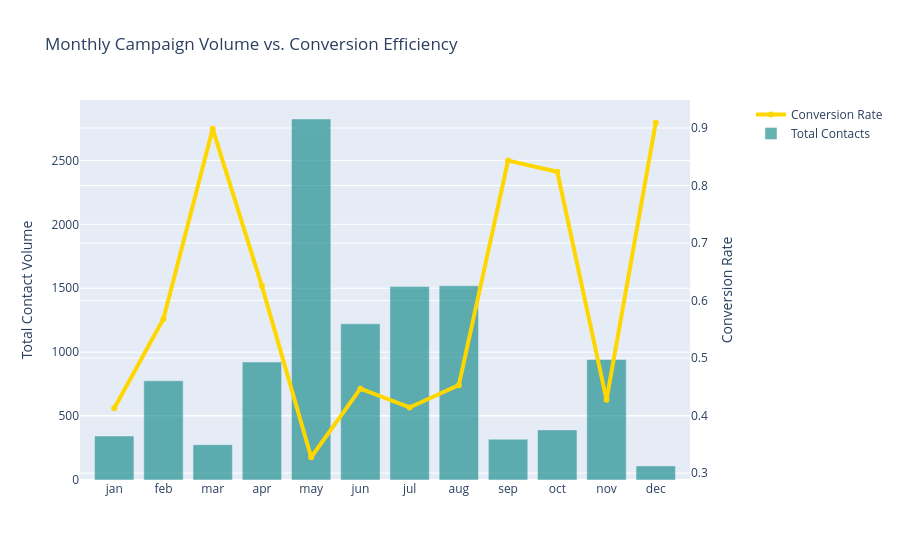

The notebook cell saved with this chart:
### Markdown cell above
## Temporal ROI: Monthly Campaign Efficiency
**Question:** Which months provide the highest conversion 'return on investment' despite having lower total contact volumes?

### Code cell
month_order = ['jan', 'feb', 'mar', 'apr', 'may', 'jun', 'jul', 'aug', 'sep', 'oct', 'nov', 'dec']
monthly_data = df.groupby(['month', 'deposit']).size().unstack().reindex(month_order)
monthly_ratio = monthly_data.div(monthly_data.sum(axis=1), axis=0)

fig = go.Figure()
fig.add_trace(go.Scatter(x=month_order, y=monthly_ratio['yes'], name='Conversion Rate', mode='lines+markers', yaxis='y2', line=dict(color='gold', width=4)))
fig.add_trace(go.Bar(x=month_order, y=monthly_data.sum(axis=1), name='Total Contacts', opacity=0.6, marker_color='teal'))

fig.update_layout(
    title='Monthly Campaign Volume vs. Conversion Efficiency',
    yaxis=dict(title='Total Contact Volume'),
    yaxis2=dict(title='Conversion Rate', overlaying='y', side='right'),
    legend=dict(x=1.1, y=1)
)
fig.show()

### Figure 1 — Plotly figure (JSON) as saved in the notebook; plotly's stock layout.template omitted (floating-point values rounded to 4 significant figures)
{"data": [{"line": {"color": "gold", "width": 4}, "mode": "lines+markers", "name": "Conversion Rate", "type": "scatter", "x": ["jan", "feb", "mar", "apr", "may", "jun", "jul", "aug", "sep", "oct", "nov", "dec"], "y": [0.4128, 0.5683, 0.8986, 0.6251, 0.3275, 0.4468, 0.4141, 0.4529, 0.8433, 0.824, 0.4274, 0.9091], "yaxis": "y2"}, {"marker": {"color": "teal"}, "name": "Total Contacts", "opacity": 0.6, "type": "bar", "x": ["jan", "feb", "mar", "apr", "may", "jun", "jul", "aug", "sep", "oct", "nov", "dec"], "y": [344, 776, 276, 923, 2824, 1222, 1514, 1519, 319, 392, 943, 110]}], "layout": {"legend": {"x": 1.1, "y": 1}, "title": {"text": "Monthly Campaign Volume vs. Conversion Efficiency"}, "yaxis": {"title": {"text": "Total Contact Volume"}}, "yaxis2": {"overlaying": "y", "side": "right", "title": {"text": "Conversion Rate"}}}}
